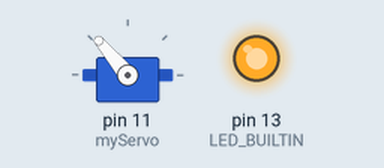
The sketch below on a simulated Arduino Uno, built with avr-gcc and run on an emulated ATmega328P. On the bench: servo, output pins drawn as LEDs (lit = HIGH).

Above: at 0.05 s.
At 10.15 s:
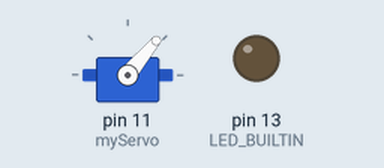
Timing chart, 0 to 13.3 s (numbered marks = the images above):
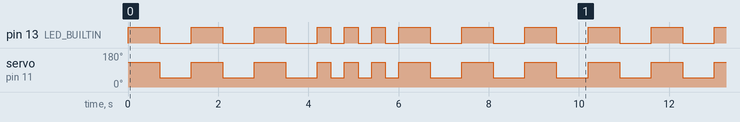

Measured:
- by itself, servo on pin 11 (myServo): repeats every 10.2 s: 2 × (130° 0.70 s, 50° 0.70 s), 3 × (130° 0.30 s, 50° 0.30 s), 4 × (130° 0.70 s, 50° 0.70 s)
- by itself, pin 13 (LED_BUILTIN): repeats every 10.2 s: 2 × (LOW 0.70 s, HIGH 0.70 s), LOW 0.70 s, 3 × (HIGH 0.30 s, LOW 0.30 s), 3 × (HIGH 0.70 s, LOW 0.70 s), HIGH 0.70 s

The sketch:

SOSarduino.ino
```cpp
#include <Servo.h>

Servo myServo;

void setup() {
  // put your setup code here, to run once:
 pinMode(LED_BUILTIN,OUTPUT);
 myServo.attach(11);
 myServo.write(90);

}

void blinkOnce(int time){
   digitalWrite(LED_BUILTIN, HIGH);
   myServo.write(130);
 delay(time);
 digitalWrite(LED_BUILTIN, LOW);
 myServo.write(50);
 delay(time);
}

void BlinkSOS() {
 blinkOnce(700);
 blinkOnce(700);
 blinkOnce(700);
 blinkOnce(300);
 blinkOnce(300);
 blinkOnce(300);
 blinkOnce(700);
 blinkOnce(700);
 blinkOnce(700);
}
void loop(){
  BlinkSOS();
}
```
